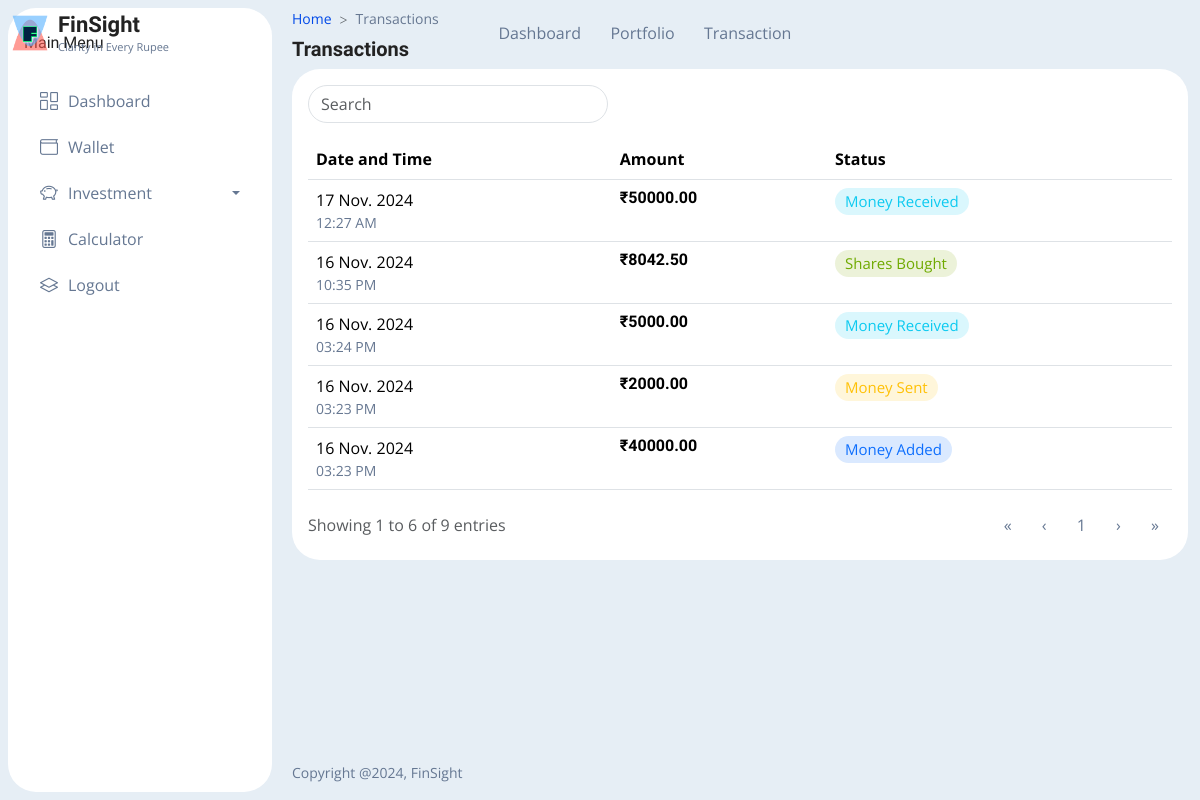
/dashboard/transaction/, run on an earlier commit of the app's database.
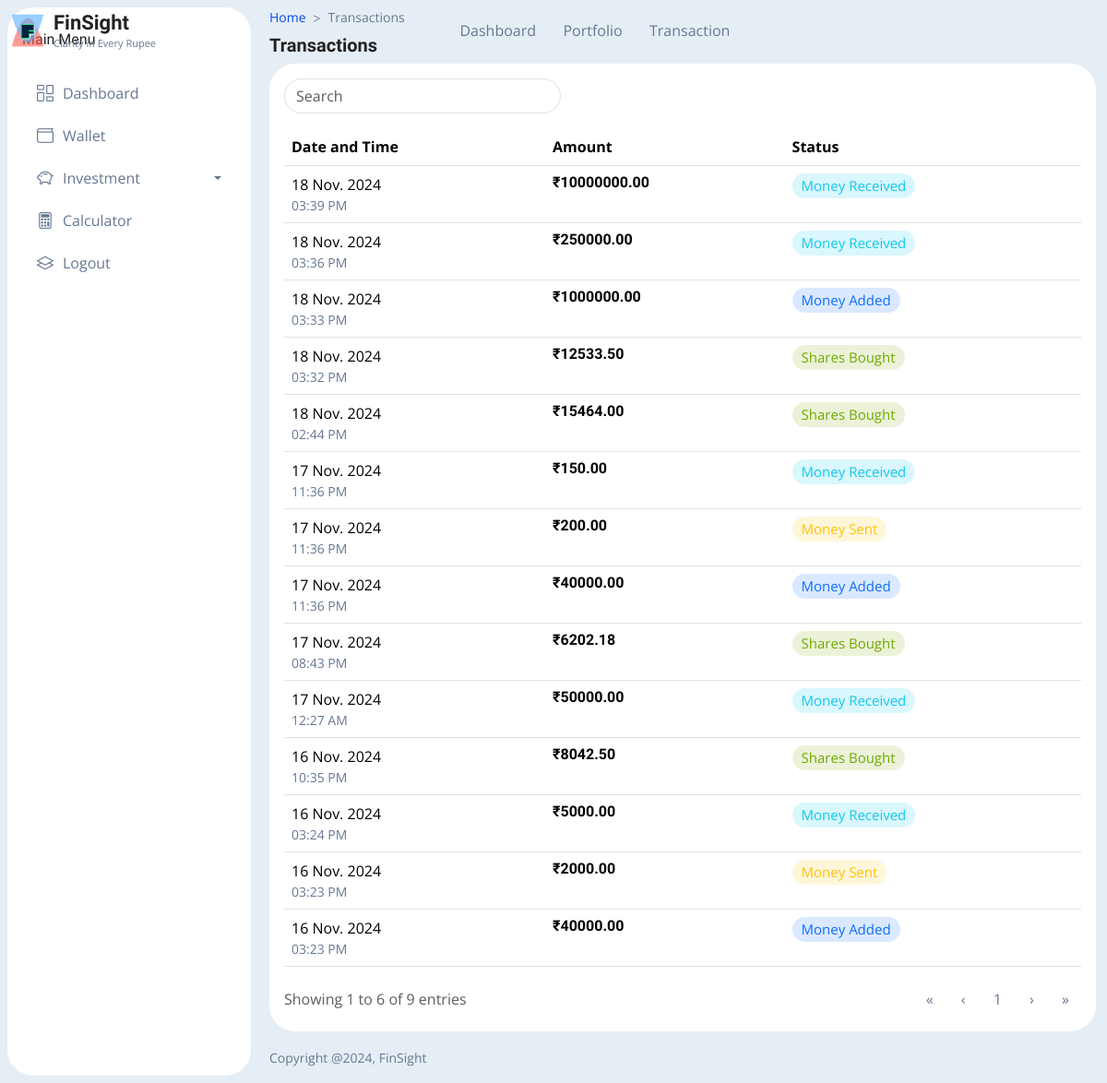
And on a later commit of the database.
### dashboard/models.py (models this page shows, shortened)
class Transaction(models.Model):
    TRANSACTION_TYPE_CHOICES = [
        ('send', 'Send Money'),
        ('receive', 'Receive Money'),
        ('add', 'Add Money'),
        ('buy_stock', 'Buy Stock'),  # New type for stock purchases
    ]
    user = models.ForeignKey(User, on_delete=models.SET_NULL, related_name='transactions', null = True, blank = True)
    transaction_type = models.CharField(max_length=10, choices=TRANSACTION_TYPE_CHOICES)
    amount = models.DecimalField(max_digits=10, decimal_places=2)
    date = models.DateTimeField(auto_now_add=True)

### dashboard/views.py (the view)
# urls.py: path('dashboard/transaction/', transaction, name='transaction'),
def transaction(request):
    transactions = Transaction.objects.all().order_by('-date')  # Sort by date descending
    return render(request, 'transaction.html',{
        'transactions' : transactions
    })

### dashboard/templates/transaction.html (shortened to what this page needs)
{% load static %}
<!doctype html>
<html lang="en">
<head>
    <link rel="stylesheet" href="{% static 'css/style.css' %}">
</head>
<body
    class="main-bg main-bg-opac main-bg-blur adminuiux-sidebar-fill-white adminuiux-sidebar-boxed theme-blue roundedui"
    data-theme="theme-blue" data-sidebarfill="adminuiux-sidebar-fill-white" data-bs-spy="scroll"
    data-bs-target="#list-example" data-bs-smooth-scroll="true" tabindex="0">
    {% include 'header.html' %}
    <div class="adminuiux-wrap">
        {% include 'sidebar.html' %}
        <main class="adminuiux-content has-sidebar" onclick="contentClick()">
            <div class="container-fluid mt-4">
                <div class="row gx-3 align-items-center">
                    <div class="col-12 col-sm">
                        <nav aria-label="breadcrumb" class="mb-2">
                            <ol class="breadcrumb mb-0">
                                <li class="breadcrumb-item bi"><a href="{% url 'dashboard' %}">Home</a></li>
                                <li class="breadcrumb-item active bi" aria-current="page">Transactions</li>
                            </ol>
                        </nav>
                        <h5>Transactions</h5>
                    </div>
                </div>
            </div>
            <div class="container" id="main-content">
                <div class="card adminuiux-card mt-4 mb-0">
                    <div class="card-body">
                        <div class="mb-3" style="max-width: 300px;">
                            <input type="text" id="search" class="form-control" placeholder="Search">
                        </div>
                        <table id="dataTable" class="table w-100 nowrap">
                            <thead>
                                <tr>
                                    <th class="all">Date and Time</th>
                                    <th data-breakpoints="xs sm">Amount</th>
                                    <th data-breakpoints="xs sm">Status</th>
                                </tr>
                            </thead>
                            <tbody>
                                {% for transaction in transactions %}
                                <tr>
                                    <td>
                                        <p class="mb-0">{{ transaction.date|date:"d M. Y" }}</p>
                                        <p class="text-secondary small">{{ transaction.date|date:"h:i A" }}</p>
                                    </td>
                                    <td>
                                        <h6>₹{{ transaction.amount }}</h6>
                                    </td>
                                    <td>
                                        {% if transaction.transaction_type == 'buy_stock' %}
                                        <span class="badge badge-light rounded-pill text-bg-success">Shares
                                            Bought</span>
                                        {% elif transaction.transaction_type == 'add' %}
                                        <span class="badge badge-light rounded-pill text-bg-primary">Money Added</span>
                                        {% elif transaction.transaction_type == 'send' %}
                                        <span class="badge badge-light rounded-pill text-bg-warning">Money Sent</span>
                                        {% elif transaction.transaction_type == 'receive' %}
                                        <span class="badge badge-light rounded-pill text-bg-info">Money Received</span>
                                        {% endif %}
                                    </td>
                                </tr>
                                {% endfor %}
                            </tbody>
                        </table>
                        <div class="d-flex justify-content-between align-items-center">
                            <div class="text-muted">
                                Showing 1 to 6 of 9 entries
                            </div>
                            <div>
                                <a href="#" class="btn btn-link">«</a>
                                <a href="#" class="btn btn-link">‹</a>
                                <span class="btn btn-link">1</span>
                                <a href="#" class="btn btn-link">›</a>
                                <a href="#" class="btn btn-link">»</a>
                            </div>
                        </div>
                    </div>
                </div>
            </div>
        </main>
    </div>
    <footer class="adminuiux-footer has-adminuiux-sidebar mt-auto">
        <div class="container-fluid">
            <div class="row">
                <div class="col-12 col-md col-lg py-2">
                    <span class="small">Copyright @2024, FinSight </span>
                </div>
            </div>
        </div>
    </footer>
</body>
</html>

### dashboard/templates/header.html (shortened to what this page needs)
{% load static %}
<header class="adminuiux-header">
    <nav class="navbar navbar-expand-lg fixed-top">
        <div class="container-fluid">
            <a class="navbar-brand" href="{% url 'dashboard' %}">
                <img data-bs-img="light" src="{% static 'logo/fav-transparent.png' %}" alt="">
                <div class="">
                    <h2>FinSight</h2>
                    <p class="company-tagline">Clarity in Every Rupee</p>
                </div>
            </a>
            <div class="collapse navbar-collapse right-in-device justify-content-center" id="header-navbar">
                <ul class="navbar-nav mx-lg-3 mb-2 mb-md-0">
                    <li class="nav-item">
                        <a class="nav-link" href="{% url 'dashboard' %}">Dashboard</a>
                    </li>
                    <li class="nav-item"><a class="nav-link" href="{% url 'portfolio' %}">Portfolio</a></li>
                    <li class="nav-item"><a class="nav-link" href="{% url 'transaction' %}">Transaction</a></li>
                </ul>
            </div>
            <div class="ms-auto">
                <button class="btn btn-link btn-square btnsunmoon btn-link-header" id="btn-layout-modes-dark-page"><i
                        class="sun mx-auto" data-feather="sun"></i>
                </button>
                <div class="dropdown d-inline-block"><a
                        class="dropdown-toggle btn btn-link btn-square btn-link-header style-none no-caret px-0"
                        id="userprofiledd" data-bs-toggle="dropdown" aria-expanded="false" role="button">
                        <div class="row gx-0 d-inline-flex">
                            <div class="col-auto align-self-center">
                                <figure class="avatar avatar-28 rounded-circle coverimg align-middle"><img
                                </figure>
                            </div>
                        </div>
                    </a>
                </div>
            </div>
        </div>
    </nav>
</header>

### dashboard/templates/sidebar.html (shortened to what this page needs)
{% load static %}
<div class="adminuiux-sidebar">
    <div class="adminuiux-sidebar-inner">
        <div class="px-3 not-iconic mt-3">
            <div class="row">
                <div class="col align-self-center">
                    <h6 class="fw-medium">Main Menu</h6>
                </div>
                <div class="col-auto"><a class="btn btn-link btn-square" data-bs-toggle="collapse"
                        data-bs-target="#usersidebarprofile" aria-expanded="false" role="button"
                        aria-controls="usersidebarprofile"><i data-feather="user"></i></a></div>
            </div>
        </div>
        <ul class="nav flex-column menu-active-line">
            <li class="nav-item">
                <a href="{% url 'dashboard' %}" class="nav-link"><i class="menu-icon bi bi-columns-gap"></i>
                    <span class="menu-name">Dashboard</span>
                </a>
            </li>
            <li class="nav-item">
                <a href="{% url 'wallet' %}" class="nav-link">
                    <i class="menu-icon bi bi-wallet"></i>
                    <span class="menu-name">Wallet</span>
                </a>
            </li>
            <li class="nav-item dropdown"><a href="javascrit:void(0)" class="nav-link dropdown-toggle"
                    data-bs-toggle="dropdown"><i class="menu-icon bi bi-piggy-bank"></i> <span
                        class="menu-name">Investment</span></a>
            </li>
            <li class="nav-item">
                <a href="{% url 'calculator' %}" class="nav-link">
                    <i class="menu-icon bi bi-calculator">
                    </i> <span class="menu-name">Calculator</span>
                </a>
            </li>
            <li class="nav-item">
                <a href="{% url 'logout' %}" class="nav-link">
                    <i class="menu-icon bi bi-layers"></i>
                    <span class="menu-name">Logout</span>
                </a>
            </li>
        </ul>
    </div>
</div>

### dashboard/templates/transaction.html (style rules this page uses)
:root { --adminuiux-content-font: "Open Sans", sans-serif; --adminuiux-content-font-weight: 400; --adminuiux-title-font: "Lexend", sans-serif; --adminuiux-title-font-weight: 600 }

What changed in the data, as far as the page shows it:
added Transaction: transaction_type "Money Received"
added Transaction: transaction_type "Money Received"
added Transaction: transaction_type "Money Added"
added Transaction: transaction_type "Shares Bought"
added Transaction: transaction_type "Shares Bought"
added Transaction: transaction_type "Money Received"
added Transaction: transaction_type "Money Sent"
added Transaction: transaction_type "Money Added"
added Transaction: transaction_type "Shares Bought"
